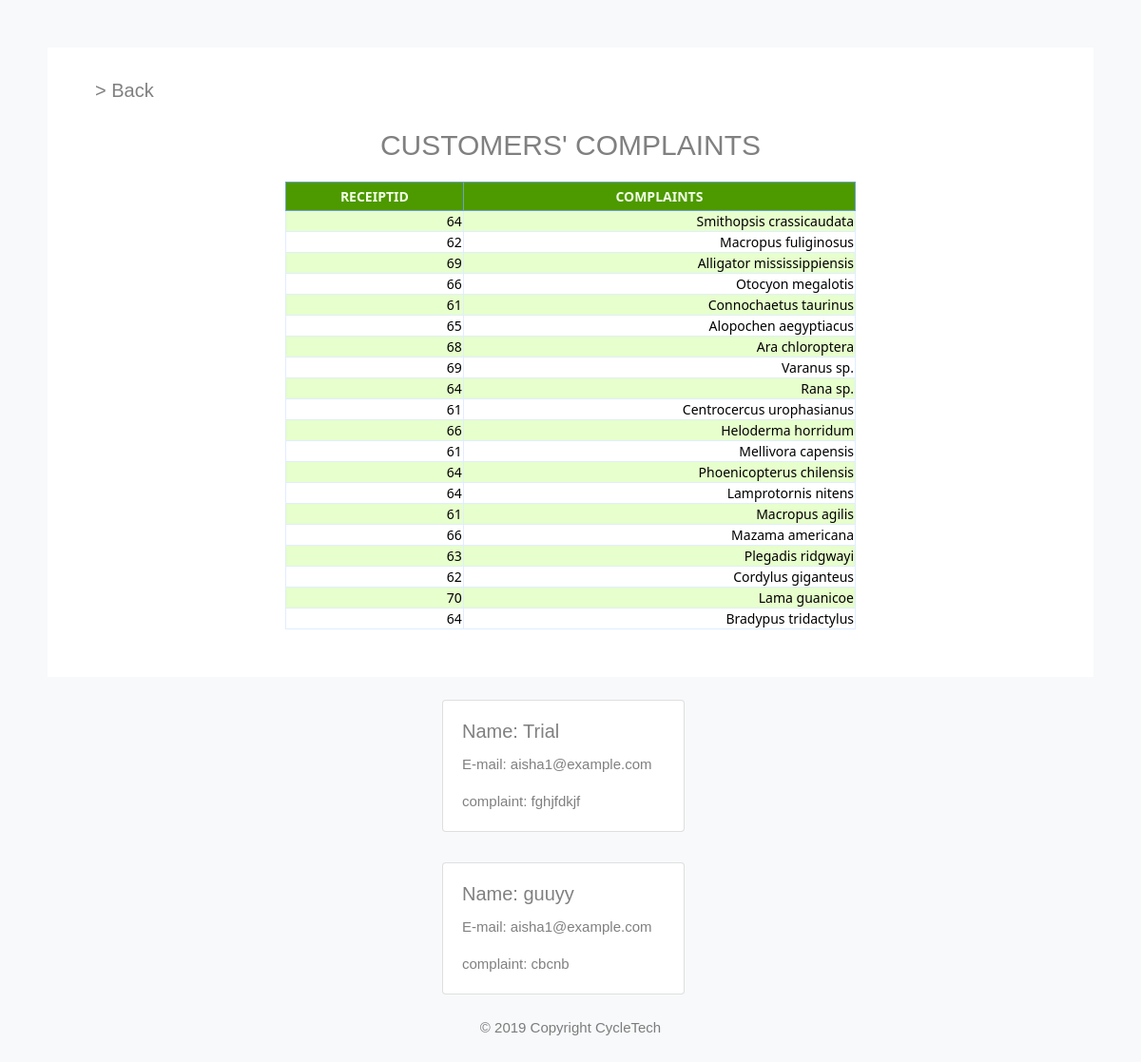
Screenshot of /cycletech/complaints.php with the database file from the repository.
### tables this page shows
CREATE TABLE `customercomplaint` (
  `receiptID` int(11) NOT NULL,
  `Complaint` varchar(40) NOT NULL
);

CREATE TABLE `complaints` (
  `name` text NOT NULL,
  `email` varchar(20) NOT NULL,
  `complaint` varchar(100) NOT NULL
);

### cycletech/complaints.php (the view, shortened to what this page needs)
<?php
$sql = 'SELECT * from customercomplaint';
$conn = mysqli_connect("localhost","root","","cycletech");
$query = mysqli_query($conn, $sql);
?>
<html>
<head>
  <link rel="stylesheet" type="text/css" href="Stylesheet.css" />
</head>
<body style="padding: 50px;" class="bg-light">
	<div style="padding:50px; padding-top:30px !important; background-color:white !important;  " class = "container">
		<a style=" font-size:20px; color:grey;" href="admin.php"  role="button"> > Back</a>
		<h1 style="font-size:30px !important; padding-bottom: 20px; color: grey; ">Customers' Complaints</h1>
	<table class="data-table">
		<thead>
			<tr>
				<th>receiptID</th>
				<th>Complaints</th>
			</tr>
		</thead>
		<tbody>
		<?php
		while ($row = mysqli_fetch_array($query))
		{
            echo   "<tr>
					<td>".$row['receiptID']."</td>
					<td>".$row['Complaint']."</td>
				</tr>";
		}?>
		</tbody>
	</table>
        </div>
        <?php
$sql = "SELECT name, email, complaint FROM complaints";
$resultset = mysqli_query($conn, $sql) or die("database error:". mysqli_error($conn));
while( $record = mysqli_fetch_assoc($resultset) ) {
?>
<div style="margin:0 auto; padding-left: 400px;" class="container">
        <div style="margin:0 auto;" class="row">
                <div class="col-sm-5 mt-4">
                  <div class="card mb-2">
                    <div class="card-body">
                      <h5 class="card-title">Name: <?php echo $record['name']; ?></h5>
                      <p class="card-text">E-mail: <?php echo $record['email']; ?></p>
                      <p class="card-text">complaint: <?php echo $record['complaint']; ?>
                      </p>
                    </div>
                  </div>
                </div>
        </div>
    </div>
    <?php }?>
</body>
<footer class="page-footer bottom">
    <div class="footer-copyright text-center text-black-50 py-3">© 2019 Copyright CycleTech
    </div>
  </footer>
</html>

### cycletech/complaints.php (style rules this page uses)
body { font-size: 15px; color: grey; font-family: "segoe-ui", "open-sans", tahoma, arial; margin: 0; }
table { margin: 0 auto; font-family: "Lucida Sans Unicode", "Lucida Grande", "Segoe Ui"; font-size: 12px; text-align: center; }
h1 { margin: 25px auto 0; text-align: center; text-transform: uppercase; font-size: 17px; }
table td { transition: all .5s; }
h1 { padding-bottom:10px; }
.data-table { border-collapse: collapse; font-size: 14px; min-width: 600px; }
.data-table th, .data-table td { border: 1px solid #e1edff; }
.data-table thead th { background-color: #4d9900; color:#f2ffe6; border-color: #6ea1cc !important; text-transform: uppercase; padding: 5px; }
.data-table tbody td { color: black; }
.data-table tbody td:first-child, .data-table tbody td:nth-child(4), .data-table tbody td:last-child { text-align: right; }
.data-table tbody tr:nth-child(odd) td { background-color: #e6ffcc; }

### rows the page displays
customercomplaint: receiptID "64", Complaint "Smithopsis crassicaudata"
customercomplaint: receiptID "62", Complaint "Macropus fuliginosus"
customercomplaint: receiptID "69", Complaint "Alligator mississippiensis"
customercomplaint: receiptID "66", Complaint "Otocyon megalotis"
customercomplaint: receiptID "61", Complaint "Connochaetus taurinus"
customercomplaint: receiptID "65", Complaint "Alopochen aegyptiacus"
customercomplaint: receiptID "68", Complaint "Ara chloroptera"
customercomplaint: receiptID "69", Complaint "Varanus sp."
customercomplaint: receiptID "64", Complaint "Rana sp."
customercomplaint: receiptID "61", Complaint "Centrocercus urophasianus"
customercomplaint: receiptID "66", Complaint "Heloderma horridum"
customercomplaint: receiptID "61", Complaint "Mellivora capensis"
customercomplaint: receiptID "64", Complaint "Phoenicopterus chilensis"
customercomplaint: receiptID "64", Complaint "Lamprotornis nitens"
customercomplaint: receiptID "61", Complaint "Macropus agilis"
customercomplaint: receiptID "66", Complaint "Mazama americana"
customercomplaint: receiptID "63", Complaint "Plegadis ridgwayi"
customercomplaint: receiptID "62", Complaint "Cordylus giganteus"
customercomplaint: receiptID "70", Complaint "Lama guanicoe"
customercomplaint: receiptID "64", Complaint "Bradypus tridactylus"
complaints: name "Trial", email "aisha1@example.com", complaint "fghjfdkjf"
complaints: name "guuyy", email "aisha1@example.com", complaint "cbcnb"
